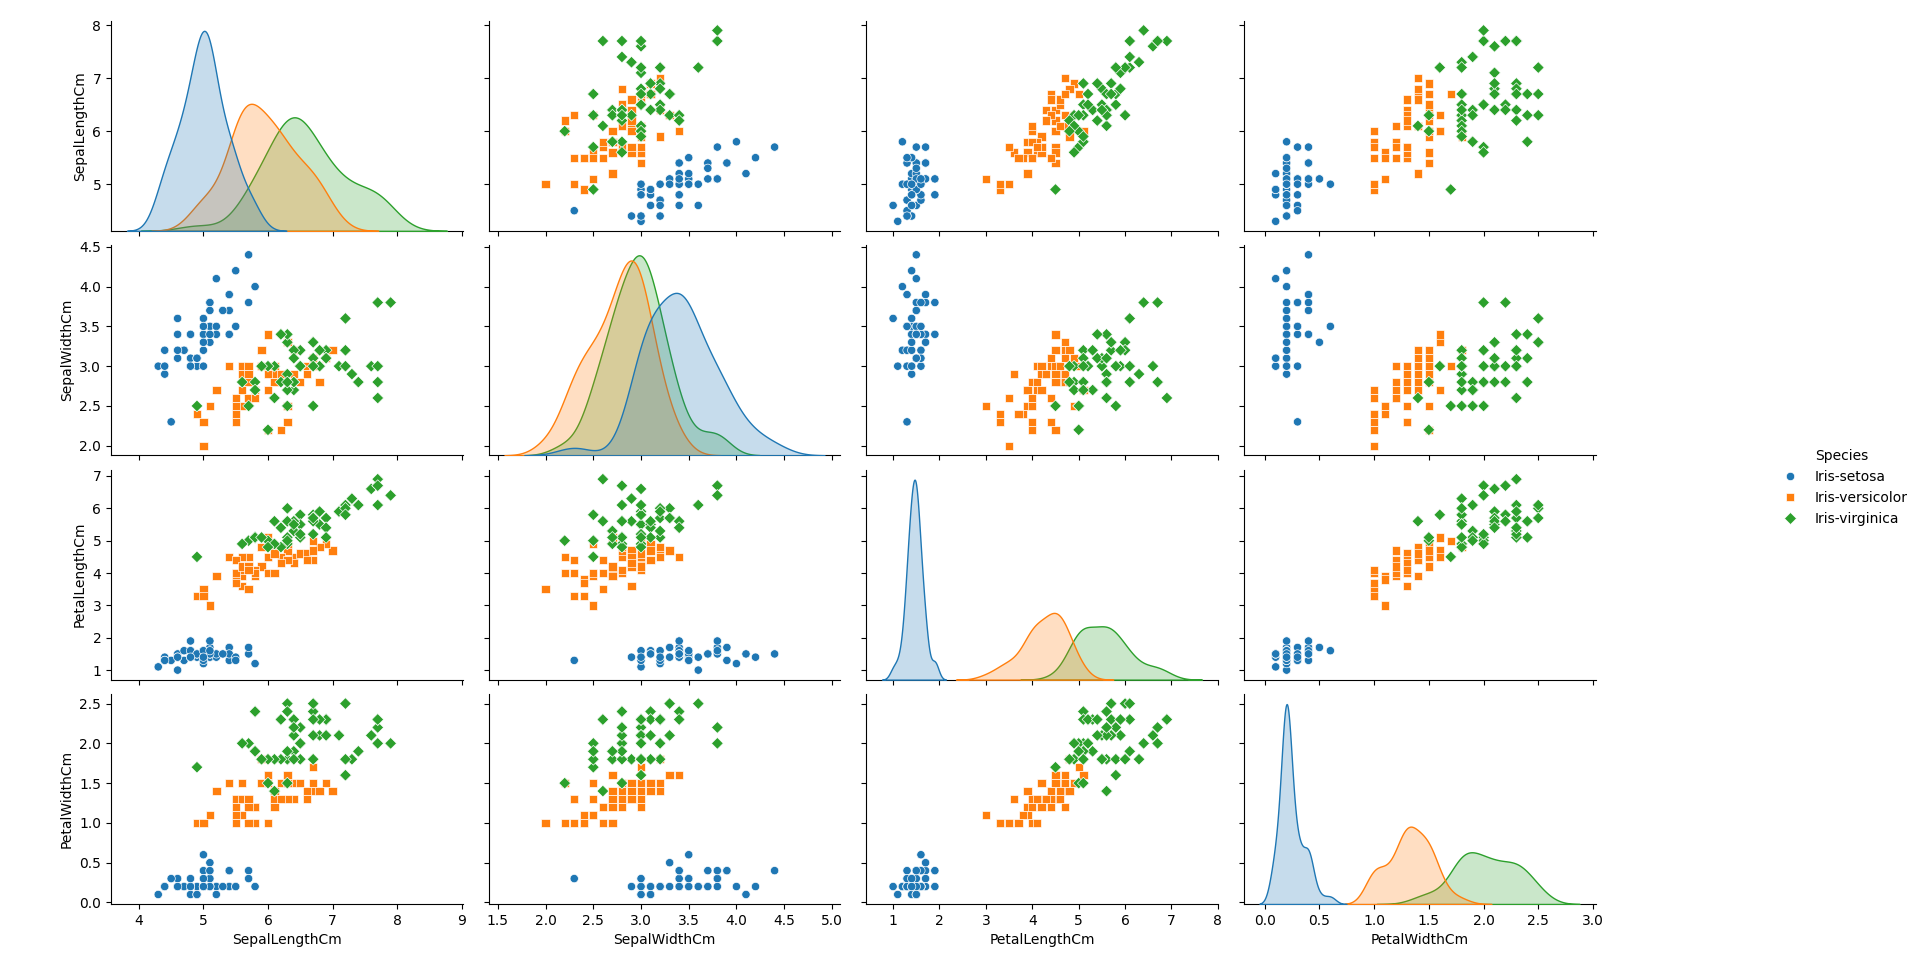

The script that drew this image:
import pathlib as pl 
import os
import pandas as pd
import numpy as np
from sklearn.preprocessing import LabelEncoder
from sklearn.model_selection import train_test_split
import matplotlib.pyplot as plt
import seaborn as sns
from sklearn.neighbors import KNeighborsClassifier
from sklearn.metrics import accuracy_score, confusion_matrix
from sklearn.model_selection import cross_val_score


script_dir = pl.Path(__file__).parent.absolute()
os.chdir(script_dir)

df = pd.read_csv('iris.csv')

feature_columns = ['SepalLengthCm', 'SepalWidthCm', 'PetalLengthCm','PetalWidthCm']
X = df[feature_columns].values
y = df['Species'].values

encoder = LabelEncoder()
y = encoder.fit_transform(y)

X_train, X_test, y_train, y_test = train_test_split(X, y, test_size=0.2, random_state=35)


sns.pairplot(df.drop("Id", axis=1), hue='Species', height=2, markers=['o', 's', 'D'])

classifier = KNeighborsClassifier(n_neighbors=3)
classifier.fit(X_train, y_train)

y_pred = classifier.predict(X_test)

cm = confusion_matrix(y_test, y_pred)
print(f"Confusion Matrix: \n{cm}")

accuracy = accuracy_score(y_test, y_pred)
print(f"Accuracy: {accuracy}")


plt.show()
